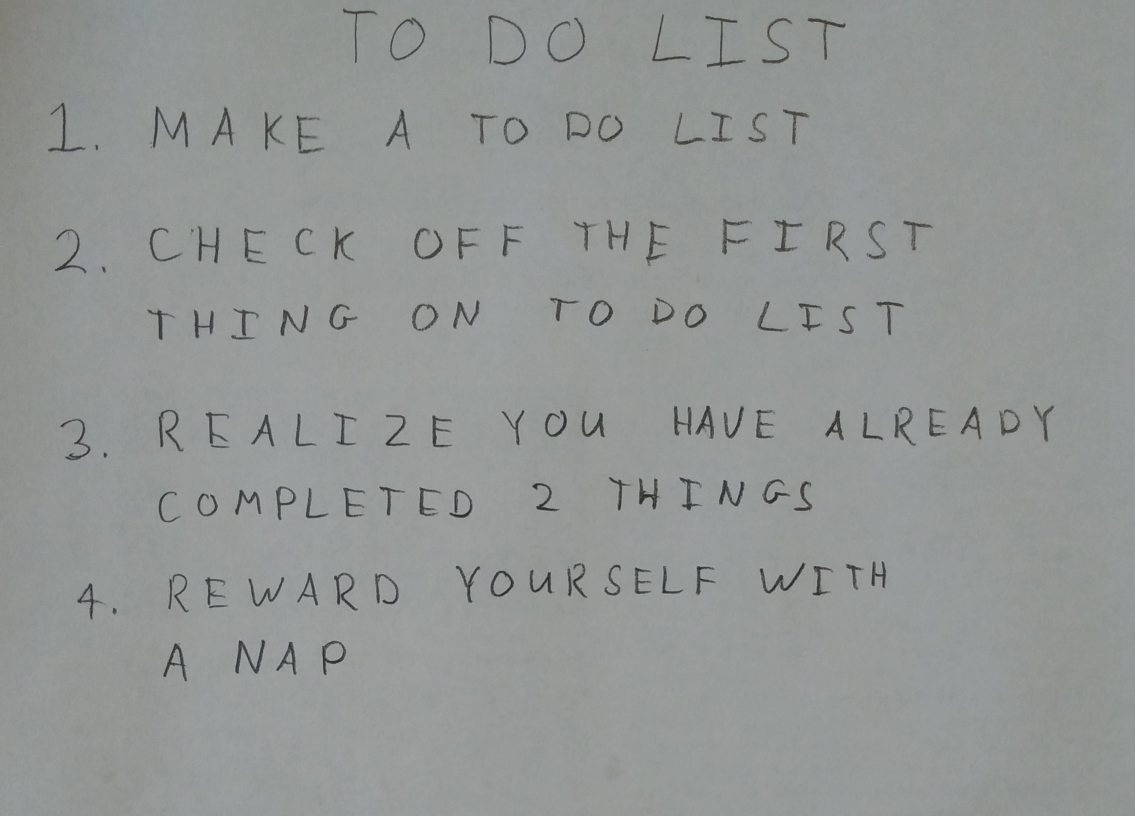
#> input picture HM5_DNNandImageCompression/hw5/images/01_list.jpg, 2270 x 1631 px (shown at 1/2 size); its folder holds only this picture in this run
$ python run_q4.py   (older library calls are emulated)
#> lines starting #> are read from the running program, lines starting #| are printed output that depends on the picture; after the words box and inside, x2 and y2 are one past the last pixel; in counts of white or black regions, pixels touching at a corner belong together
### HM5_DNNandImageCompression/hw5/python/q4.py
import numpy as np
import matplotlib.pyplot as plt
import matplotlib.patches as mpatches

import skimage
import skimage.measure
import skimage.color
import skimage.restoration
import skimage.filters
import skimage.morphology
import skimage.segmentation

# skimage package method
import matplotlib.patches as mpatches
from skimage import data
from skimage.filters import threshold_otsu
from skimage.color import rgb2gray
from skimage.segmentation import clear_border
from skimage.measure import label
from skimage.morphology import closing, square
from skimage.measure import regionprops
from skimage.color import label2rgb


# takes a color image
# returns a list of bounding boxes and black_and_white image
def findLetters(image):
    bboxes = []
    bw = None
    # insert processing in here
    # one idea estimate noise -> denoise -> greyscale -> threshold -> morphology -> label -> skip small boxes
    # this can be 10 to 15 lines of code using skimage functions


    # convert a rgb image to gray image
    gray_image = rgb2gray(image)

    # apply threshold
    thresh = threshold_otsu(image)*0.8
#> thresh = 0.358
    bw = closing(gray_image < thresh, square(15))
#> bw: shape (1631, 2270) bool; 2.3% white; 129 white regions (8 under 20 px), largest, box (x1, y1, x2, y2) and area: (1348, 812, 1427, 877) 1824, (306, 214, 376, 295) 1577, (471, 1280, 530, 1347) 1349

    # remove artifacts connected to image border
    cleared = bw.copy()
    bw = clear_border(cleared)
    # plt.imshow(bw, cmap='gray')
    # plt.show()

    # label image regions
    label_image = label(cleared)
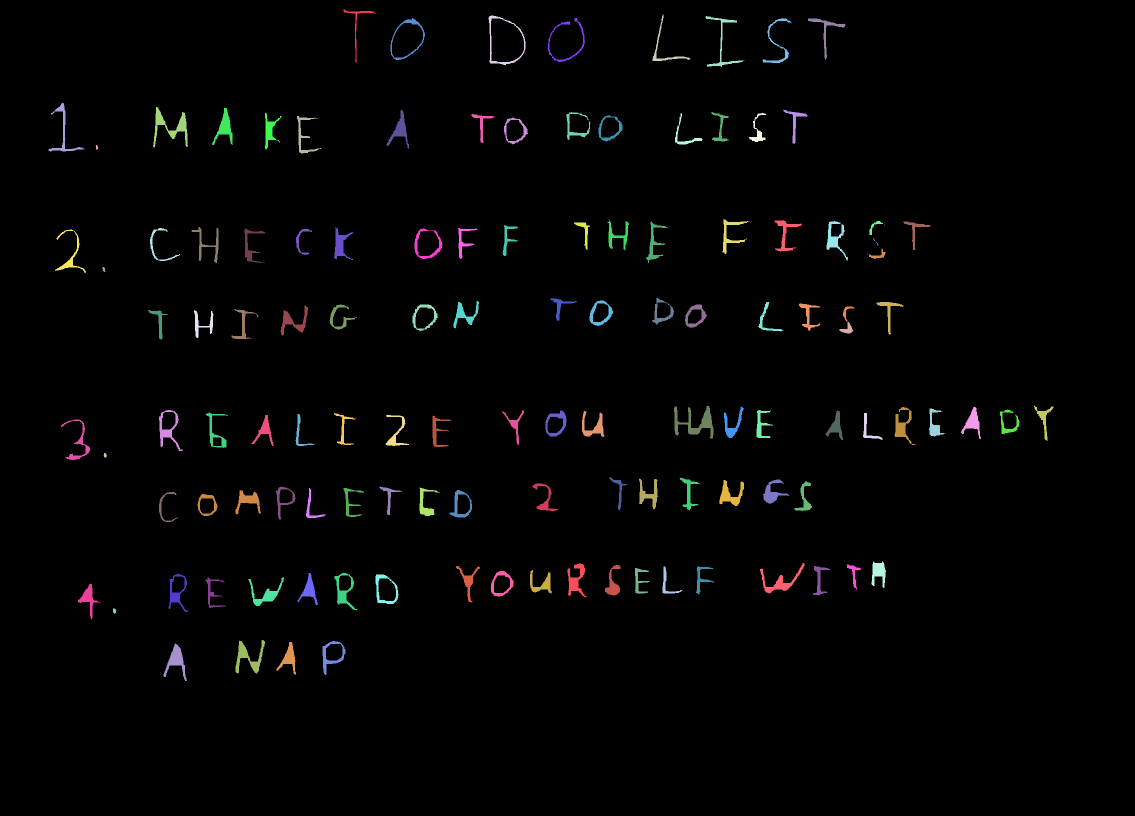
#> label_image: shape (1631, 2270) int32 (shown at 1/2 size); 130 distinct labels, from 0 to 129; one colour per label, 0 black
    # image_label_overlay = label2rgb(label_image, image=image)

    fig, ax = plt.subplots(ncols=1, nrows=1, figsize=(6, 6))
    # ax.imshow(label_image, cmap='gray')

    for region in regionprops(label_image):

        # skip small images
        if region.area < 200:
            continue

        bboxes.append(region.bbox)
#> this loop made 129 passes
#> after the loop, bboxes = 114 items, first 6: (18, 687, 125, 750), (29, 1305, 122, 1381), (31, 977, 130, 1051), (32, 1411, 134, 1489), (36, 781, 120, 850), (36, 1096, 124, 1170)

        # [7 lines of commented-out code are left out]

    return bboxes, np.invert(bw)

### HM5_DNNandImageCompression/hw5/python/nn.py
import numpy as np
from util import *
# do not include any more libraries here!
# do not put any code outside of functions!


############################## Q 2.1 ##############################
# initialize b to 0 vector
# b should be a 1D array, not a 2D array with a singleton dimension
# we will do XW + b.
# X be [Examples, Dimensions]
# [12 lines left out: function initialize_weights, not called in this run]

############################## Q 2.2.1 ##############################
# x is a matrix
# a sigmoid activation function
def sigmoid(x):
    res = None

    res = np.divide(1, 1 + np.exp(-x))

    return res

############################## Q 2.2.1 ##############################
def forward(X,params,name='',activation=sigmoid):
    """
    Do a forward pass

    Keyword arguments:
    X -- input vector [Examples x D]
    params -- a dictionary containing parameters
    name -- name of the layer
    activation -- the activation function (default is sigmoid)
    """
    pre_act, post_act = None, None
    # get the layer parameters
    # X dimension: Examples * input_layer
    W = params['W' + name]   # Dimension: input_layer * output layer
    b = params['b' + name]   # Dimension: output_layer * 1

    # [Examples * D_input] [D_input * D_output] + D_output
    pre_act = np.dot(X, W) + b   # Dimension: Examples * output_layers
    post_act = activation(pre_act)  # Dimension: Examples * output_layers

    # store the pre-activation and post-activation values
    # these will be important in backprop
    params['cache_' + name] = (X, pre_act, post_act)

    return post_act

############################## Q 2.2.2  ##############################
# x is [examples,classes]
# softmax should be done for each row
def softmax(x):
    res = None

    c = np.max(x, axis=1).reshape(-1, 1)  # Dimension: examples * 1

    deno = np.exp(x - c)  # Dimension: examples * classes
    nume = np.sum(deno, axis = 1).reshape(-1, 1)  # Dimension: examples * 1

    res = np.divide(deno, nume)  # Dimension: examples * 1

    return res

############################## Q 2.2.3 ##############################
# compute total loss and accuracy
# y is size [examples,classes]
# probs is size [examples,classes]
# [12 lines left out: function compute_loss_and_acc, not called in this run]


############################## Q 2.3 ##############################
# we give this to you
# because you proved it
# it's a function of post_act
def sigmoid_deriv(post_act):
    res = post_act*(1.0-post_act)
    return res


# [65 lines left out: functions backwards, get_random_batches, not called in this run]

### HM5_DNNandImageCompression/hw5/python/run_q4.py
import os
import numpy as np
import matplotlib.pyplot as plt
import matplotlib.patches

import skimage
import skimage.measure
import skimage.color
import skimage.restoration
import skimage.io
import skimage.transform
import skimage.filters
import skimage.morphology
import skimage.segmentation

from nn import *
from q4 import *
# do not include any more libraries here!
# no opencv, no sklearn, etc!
import warnings
warnings.simplefilter(action='ignore', category=FutureWarning)
warnings.simplefilter(action='ignore', category=UserWarning)


img_number = 0

for img in os.listdir('../images'):
    im1 = skimage.img_as_float(skimage.io.imread(os.path.join('../images',img)))
    bboxes, bw = findLetters(im1)
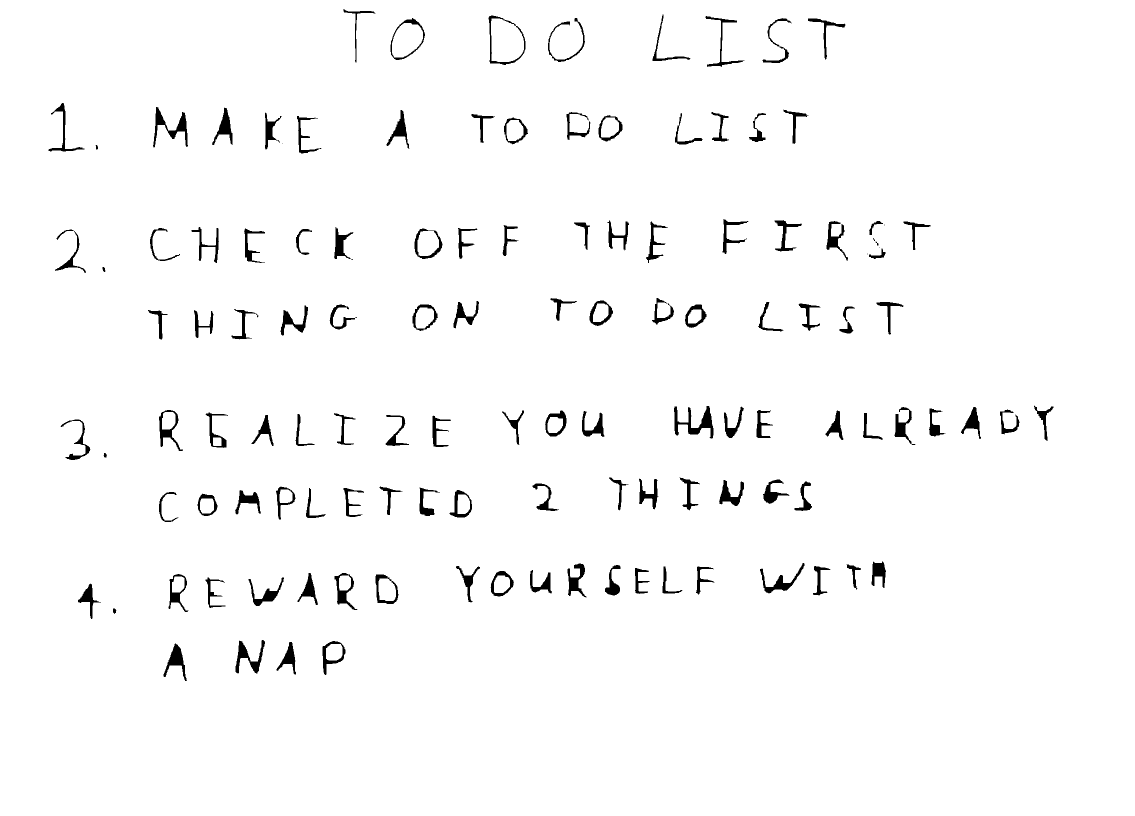
#> bw: shape (1631, 2270) bool (shown at 1/2 size); 97.7% white; 129 black regions (8 under 20 px), largest, box (x1, y1, x2, y2) and area: (1348, 812, 1427, 877) 1824, (306, 214, 376, 295) 1577, (471, 1280, 530, 1347) 1349

    # plt.imshow(bw, cmap = 'gray')
    for bbox in bboxes:
        minr, minc, maxr, maxc = bbox
        rect = matplotlib.patches.Rectangle((minc, minr), maxc - minc, maxr - minr,
                                fill=False, edgecolor='#FF79A0', linewidth=0.5)
        plt.gca().add_patch(rect)
#> this loop made 114 passes
#> (minr, minc, maxr, maxc) on passes 1 to 12: (18, 687, 125, 750), (29, 1305, 122, 1381), (31, 977, 130, 1051), (32, 1411, 134, 1489), (36, 781, 120, 850), (36, 1096, 124, 1170), (36, 1525, 126, 1583), (37, 1616, 119, 1691), (206, 97, 303, 169), (214, 306, 295, 376), (215, 424, 290, 465), (219, 1567, 288, 1617)

    img_number += 1
    filename = 'box' + str(img_number)
    plt.savefig(filename)
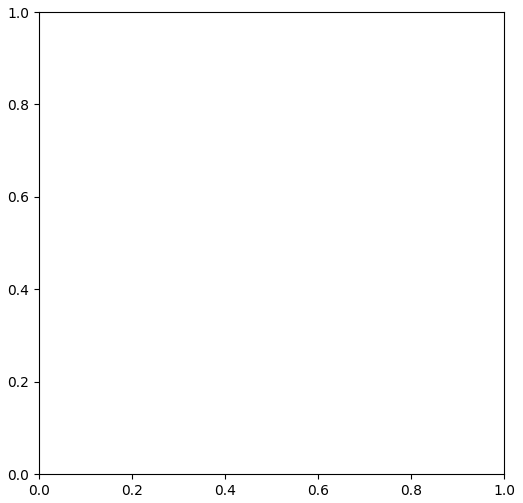
#> figure drawn by matplotlib, 1 panel
    # plt.show()

    sorted_bboxes = []
    # find the rows using..RANSAC, counting, clustering, etc.
    ##########################
    ##### your code here #####
    ##########################
    num_char = len(bboxes)
#> num_char = 114
    previous_char_y_center = 0
    row_id = 0
    char_row = np.zeros((num_char, 1))
#> char_row = 114 values from 0 to 0
    for i in range(num_char):
        y_top, x_left, y_bottom, x_right = bboxes[i]
        y_center = (y_bottom + y_top)/2
        x_center = (x_left + x_right)/2

        # if the vertical distance between the current box with the last one is big
        # it is another row
        if(y_center-previous_char_y_center) >= (y_bottom-y_top):
            row_id += 1

        previous_char_y_center = y_center
        char_row[i] = row_id
        sorted_bboxes.append((y_top, x_left, y_bottom, x_right, row_id))
#> this loop made 114 passes
#> (y_top, x_left, y_bottom, x_right, y_center, x_center, previous_char_y_center) on passes 1 to 12: (18, 687, 125, 750, 71.5, 718.5, 71.5), (29, 1305, 122, 1381, 75.5, 1343, 75.5), (31, 977, 130, 1051, 80.5, 1014, 80.5), (32, 1411, 134, 1489, 83, 1450, 83), (36, 781, 120, 850, 78, 815.5, 78), (36, 1096, 124, 1170, 80, 1133, 80), (36, 1525, 126, 1583, 81, 1554, 81), (37, 1616, 119, 1691, 78, 1653.5, 78), (206, 97, 303, 169, 254.5, 133, 254.5), (214, 306, 295, 376, 254.5, 341, 254.5), (215, 424, 290, 465, 252.5, 444.5, 252.5), (219, 1567, 288, 1617, 253.5, 1592, 253.5)
#> (y_top, x_left, y_bottom, x_right, y_center, x_center) on passes 76, 92, 111: (955, 1218, 1021, 1257, 988, 1237.5), (1123, 1743, 1176, 1772, 1149.5, 1757.5), (1280, 471, 1347, 530, 1313.5, 500.5)
#> after the loop, char_row = 114 values from 0 to 7; row_id = 7; sorted_bboxes = 114 items, first 6: (18, 687, 125, 750, 0), (29, 1305, 122, 1381, 0), (31, 977, 130, 1051, 0), (32, 1411, 134, 1489, 0), (36, 781, 120, 850, 0), (36, 1096, 124, 1170, 0)
    # at first, sort the boxes according to the row number
    # second, sort the box from left to right
    sorted_bboxes = sorted(sorted_bboxes, key=lambda x: (x[4], x[3]))
#> sorted_bboxes = 114 items, first 6: (18, 687, 125, 750, 0), (36, 781, 120, 850, 0), (31, 977, 130, 1051, 0), (36, 1096, 124, 1170, 0), (29, 1305, 122, 1381, 0), (32, 1411, 134, 1489, 0)

    # crop the bounding boxes
    # note.. before you flatten, transpose the image (that's how the dataset is!)
    # consider doing a square crop, and even using np.pad() to get your images looking more like the dataset
    ##########################
    ##### your code here #####
    ##########################

    letter_vectors = np.empty((0, 1024))
    for i in range(num_char):
        y_top2, x_left2, y_bottom2, x_right2, row_id = sorted_bboxes[i]
        y_center = (y_bottom2 + y_top2) / 2
        x_center = (x_left2 + x_right2) / 2

        letter = np.array(bw[y_top2:y_bottom2+1, x_left2:x_right2+1], dtype=np.int)
        letter = skimage.morphology.binary_erosion(letter, np.ones((5, 5)))
        padding_h = np.ones((letter.shape[0], 20))
        padding_v = np.ones((20, letter.shape[1]+40))
        letter = np.hstack((padding_h, letter, padding_h))
        letter = np.vstack((padding_v, letter, padding_v))

        # plt.imshow(letter, cmap='gray')
        # plt.show()

        # resize the image to the dimension of the nn
        letter = skimage.transform.resize(letter, (32, 32), preserve_range=True, anti_aliasing=False)

        # [6 lines of commented-out code are left out]
        letter = np.transpose(letter).reshape((1, 1024))


        letter_vectors = np.append(letter_vectors, letter, axis=0)
#> this loop made 114 passes
#> (y_top2, x_left2, y_bottom2, x_right2, row_id, y_center, x_center) on pass 1: (18, 687, 125, 750, 0, 71.5, 718.5)
#> pass 1, `letter = np.vstack((padding_v, letter, padding_v))`:
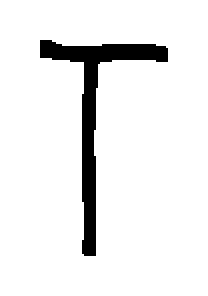
#> letter: shape (148, 104) float64 (shown 2 times larger); values 0 (black) and 1 (white), 92.4% white; 1 black region, box (x1, y1, x2, y2) and area: (20, 20, 84, 128) 1164
#> after the loop:
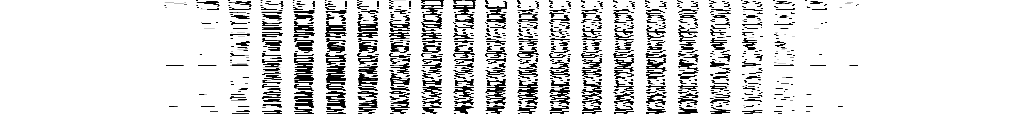
#> letter_vectors: shape (114, 1024) float64; min 0, max 1, mean 0.859

    # load the weights
    # run the crops through your neural network and print them out
    import pickle
    import string
    letters = np.array([_ for _ in string.ascii_uppercase[:26]] + [str(_) for _ in range(10)])
    params = pickle.load(open('q3_weights.pickle', 'rb'))
#> (reads HM5_DNNandImageCompression/hw5/python/q3_weights.pickle from the repository)
    ##########################
    ##### your code here #####
    ##########################

    with open('q3_weights.pickle', 'rb') as handle:
        saved_params = pickle.load(handle)

    # implement the nn
    layer1 = forward(letter_vectors, params, 'layer1')
#> in forward, `pre_act = np.dot(X, W) + b`:
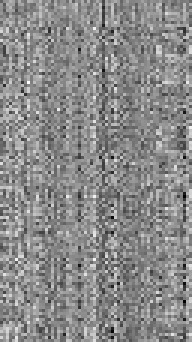
#> pre_act: shape (114, 64) float64 (shown 3 times larger); min -23.72, max 19.35, mean -0.358; drawn with min black and max white
    probs = forward(layer1, params, 'output', softmax)
#> in softmax, `res = np.divide(deno, nume)`:
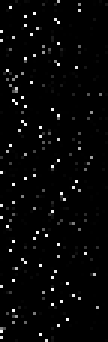
#> res: shape (114, 36) float64 (shown 3 times larger); min 8.94e-14, max 1, mean 0.0278

    predict = np.argmax(probs, axis=1)

    letter_result = np.copy(predict)

    result_setence = ''
    for i in range(num_char):
        # find the corresponding letter in the dictionary
        # add it to the scentence
        result_setence += letters[letter_result[i]]

        # if t
        if i < num_char-1:
            if char_row[i] != char_row[i+1]:
                result_setence += ' / '

    print(result_setence)
#| T0D0LIST / IMAKEATODOLIST / ZCHFEKDFF7HEFIR4T / THINGQNTOD0CI4T / 3R2ALIZEY0UHVEALREADY / C0MPLETLD2THINFS / 5REWAROY0UR6ELFWETA / ANAP
